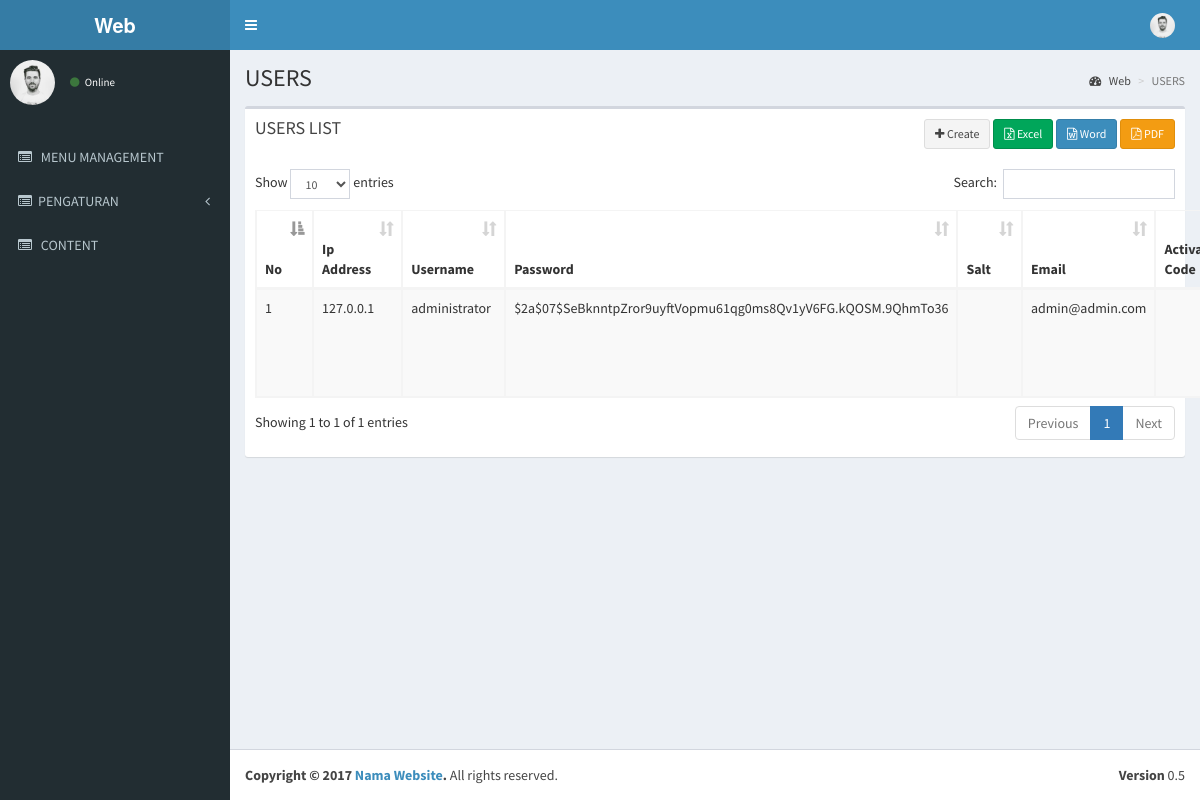
Screenshot of /index.php/users with the database file from the repository.
### tables this page shows
CREATE TABLE IF NOT EXISTS `menu` (
  `id` int(11) NOT NULL AUTO_INCREMENT,
  `name` varchar(50) NOT NULL,
  `link` varchar(50) NOT NULL,
  `icon` varchar(30) NOT NULL,
  `is_active` int(1) NOT NULL,
  `is_parent` int(1) NOT NULL,
  PRIMARY KEY (`id`)
);

CREATE TABLE IF NOT EXISTS `users` (
  `id` int(11) unsigned NOT NULL AUTO_INCREMENT,
  `ip_address` varchar(15) NOT NULL,
  `username` varchar(100) DEFAULT NULL,
  `password` varchar(255) NOT NULL,
  `salt` varchar(255) DEFAULT NULL,
  `email` varchar(100) NOT NULL,
  `activation_code` varchar(40) DEFAULT NULL,
  `forgotten_password_code` varchar(40) DEFAULT NULL,
  `forgotten_password_time` int(11) unsigned DEFAULT NULL,
  `remember_code` varchar(40) DEFAULT NULL,
  `created_on` int(11) unsigned NOT NULL,
  `last_login` int(11) unsigned DEFAULT NULL,
  `active` tinyint(1) unsigned DEFAULT NULL,
  `first_name` varchar(50) DEFAULT NULL,
  `last_name` varchar(50) DEFAULT NULL,
  `company` varchar(100) DEFAULT NULL,
  `phone` varchar(20) DEFAULT NULL,
  PRIMARY KEY (`id`)
);

### application/libraries/Template.php (called while the page is built)
<?php if ( ! defined('BASEPATH')) exit('No direct script access allowed');
class Template {
		var $template_data = array();
		function set($name, $value)
		{
			$this->template_data[$name] = $value;
		}
		function load($template = '', $view = '' , $view_data = array(), $return = FALSE)
		{
			$this->CI =& get_instance();
			$this->set('contents', $this->CI->load->view($view, $view_data, TRUE));
			return $this->CI->load->view($template, $this->template_data, $return);
		}
}

### application/controllers/Users.php (called while the page is built, shortened)
<?php
class Users extends CI_Controller
{
    public function index()
    {
        $users = $this->Users_model->get_all();
        $data = array(
            'users_data' => $users,
			'judul' => 'USERS',
			'subjudul' =>'',
        );
        $this->template->load('template','users_list', $data);
    }
}

### index.php (called while the page is built, shortened)
<?php
require_once BASEPATH.'core/CodeIgniter.php';

### application/models/Users_model.php (called while the page is built, shortened)
<?php
class Users_model extends CI_Model
{
    public $table = 'users';
    public $id = 'id';
    public $order = 'DESC';
    function get_all()
    {
        $this->db->order_by($this->id, $this->order);
        return $this->db->get($this->table)->result();
    }
}

### application/views/users_list.php (the view, shortened to what this page needs)
      <section class='content'>
        <div class='row'>
          <div class='col-xs-12'>
            <div class='box'>
              <div class='box-header'>
                <h3 class='box-title'>USERS LIST</h3><div class='pull-right'>
		  <?php echo anchor('users/create/','<i class="fa fa-plus"></i> Create',array('class'=>'btn btn-default btn-sm'));?>
<?php echo anchor(site_url('users/excel'), ' <i class="fa fa-file-excel-o"></i> Excel', 'class="btn btn-success btn-sm"'); ?>
<?php echo anchor(site_url('users/word'), '<i class="fa fa-file-word-o"></i> Word', 'class="btn btn-primary btn-sm"'); ?>
<?php echo anchor(site_url('users/pdf'), '<i class="fa fa-file-pdf-o"></i> PDF', 'class="btn btn-warning btn-sm"'); ?></div>
              </div>
              <div class='box-body'>
      <table class="table table-bordered table-striped" id="mytable">
          <thead>
              <tr>
                  <th width="80px">No</th>
    <th>Ip Address</th>
    <th>Username</th>
    <th>Password</th>
    <th>Salt</th>
    <th>Email</th>
    <th>Activation Code</th>
              </tr>
          </thead>
   <tbody>
          <?php
          $start = 0;
          foreach ($users_data as $users)
          {
              ?>
              <tr>
    <td><?php echo ++$start ?></td>
    <td><?php echo $users->ip_address ?></td>
    <td><?php echo $users->username ?></td>
    <td><?php echo $users->password ?></td>
    <td><?php echo $users->salt ?></td>
    <td><?php echo $users->email ?></td>
    <td><?php echo $users->activation_code ?></td>
       </tr>
              <?php
          }
          ?>
          </tbody>
      </table>
                  </div>
            </div>
          </div>
        </div>
      </section>

### application/views/template.php (shortened to what this page needs)
<!DOCTYPE html>
<html>
    <head>
        <link rel="stylesheet" href="<?php echo base_url() ?>template/bootstrap/css/bootstrap.min.css">
        <link rel="stylesheet" href="<?php echo base_url() ?>template/font-awesome-4.4.0/css/font-awesome.min.css">
        <link rel="stylesheet" href="<?php echo base_url() ?>template/ionicons-2.0.1/css/ionicons.min.css">
        <link rel="stylesheet" href="<?php echo base_url() ?>template/plugins/datatables/dataTables.bootstrap.css">
        <link rel="stylesheet" href="<?php echo base_url() ?>template/dist/css/AdminLTE.min.css">
        <link rel="stylesheet" href="<?php echo base_url() ?>template/dist/css/skins/_all-skins.min.css">
    </head>
    <body class="hold-transition skin-blue sidebar-mini">
        <div class="wrapper">
            <header class="main-header">
                <a href="<?= base_url() ?>" class="logo">
                    <span class="logo-lg"><b>Web</b></span>
                </a>
                <nav class="navbar navbar-static-top" role="navigation">
                    <a href="#" class="sidebar-toggle" data-toggle="offcanvas" role="button">
                    </a>
                    <div class="navbar-custom-menu">
                        <ul class="nav navbar-nav">
                            <li class="dropdown user user-menu">
                                <a href="#" class="dropdown-toggle" data-toggle="dropdown">
                                    <img src="<?php echo base_url() ?>template/dist/img/user1-128x128.jpg" class="user-image" alt="User Image">
                                    <span class="hidden-xs"><?php print_r($this->session->userdata['username']) ?></span>
                                </a>
                                            <?php print_r($this->session->userdata['username']) ?>
                                            <small><?php print_r($this->session->userdata['email']) ?></small>
                            </li>
                        </ul>
                    </div>
                </nav>
            </header>
            <aside class="main-sidebar">
                <section class="sidebar">
                    <div class="user-panel">
                        <div class="pull-left image">
                            <img src="<?php echo base_url() ?>template/dist/img/user1-128x128.jpg" class="img-circle" alt="User Image">
                        </div>
                        <div class="pull-left info">
                            <p><?php print_r($this->session->userdata['username']) ?></p>
                            <a href="#"><i class="fa fa-circle text-success"></i> Online</a>
                        </div>
                    </div>
                    <br />
                    <ul class="sidebar-menu">
                        <?php
                        $menu = $this->db->get_where('menu', array('is_parent' => 0, 'is_active' => 1));
                        foreach ($menu->result() as $m) {
                            $submenu = $this->db->get_where('menu', array('is_parent' => $m->id, 'is_active' => 1));
                            if ($submenu->num_rows() > 0) {
                                echo "<li class='treeview'>
                                    " . anchor('#', "<i class='$m->icon'></i>" . strtoupper($m->name) . ' <i class="fa fa-angle-left pull-right"></i>') . "
                                        <ul class='treeview-menu'>";
                                echo"</ul>
                                    </li>";
                            } else {
                                echo "<li>" . anchor($m->link, "<i class='$m->icon'></i> <span>" . strtoupper($m->name)) . "</span></li>";
                            }
                        }
                        ?>
                    </ul>
                </section>
            </aside>
            <div class="content-wrapper">
                <section class="content-header">
                    <h1>
                        <?= $judul ?>
                    </h1>
                    <ol class="breadcrumb">
                        <li><a href="#"><i class="fa fa-dashboard"></i> Web</a></li>
                        <li class="active"><?= $judul ?></li>
                    </ol>
                </section>
                <?php
                echo $contents;
                ?>
            </div>
            <footer class="main-footer">
                <div class="pull-right hidden-xs">
                    <b>Version</b> 0.5
                </div>
                <strong>Copyright &copy; 2017 <a href="#">Nama Website</a>.</strong> All rights reserved.
            </footer>
        </div>
    </body>
</html>

### rows the page displays
menu: link+icon+name "MENU MANAGEMENT"
menu: icon+name "PENGATURAN"
menu: link+icon+name "CONTENT"
users: ip_address "127.0.0.1", username "administrator", password "$2a$07$SeBknntpZror9uyftVopmu61qg0ms8Qv1yV6FG.kQOSM.9QhmTo36", email "admin@admin.com"

### other values shown
$judul "USERS"
